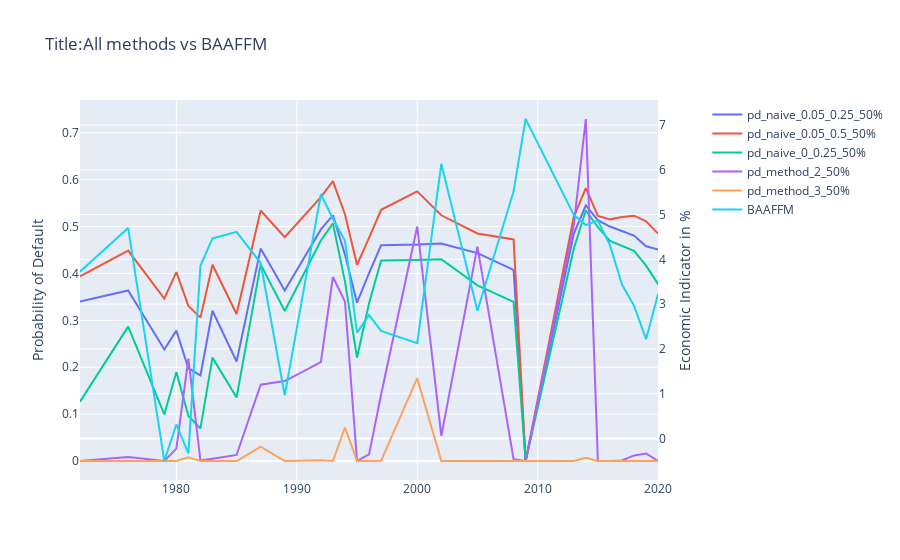

The cell this chart's notebook holds for it:
### Markdown cell above
### Median PD all methods vs BAAFM

### Code cell
p50_250_columns = ["fyear","pd_naive_0.05_0.25_50%", "pd_naive_0.05_0.5_50%", "pd_naive_0_0.25_50%","pd_method_2_50%","pd_method_3_50%"]
p50_250_methods = descriptive_stats_across_time_250[p50_250_columns]

to_plot = pd.merge(p50_250_methods,fred_baaffm,on="fyear",how="inner")
plot_chart_with_macro(to_plot,"All methods vs BAAFFM","Probability of Default", "fyear")
